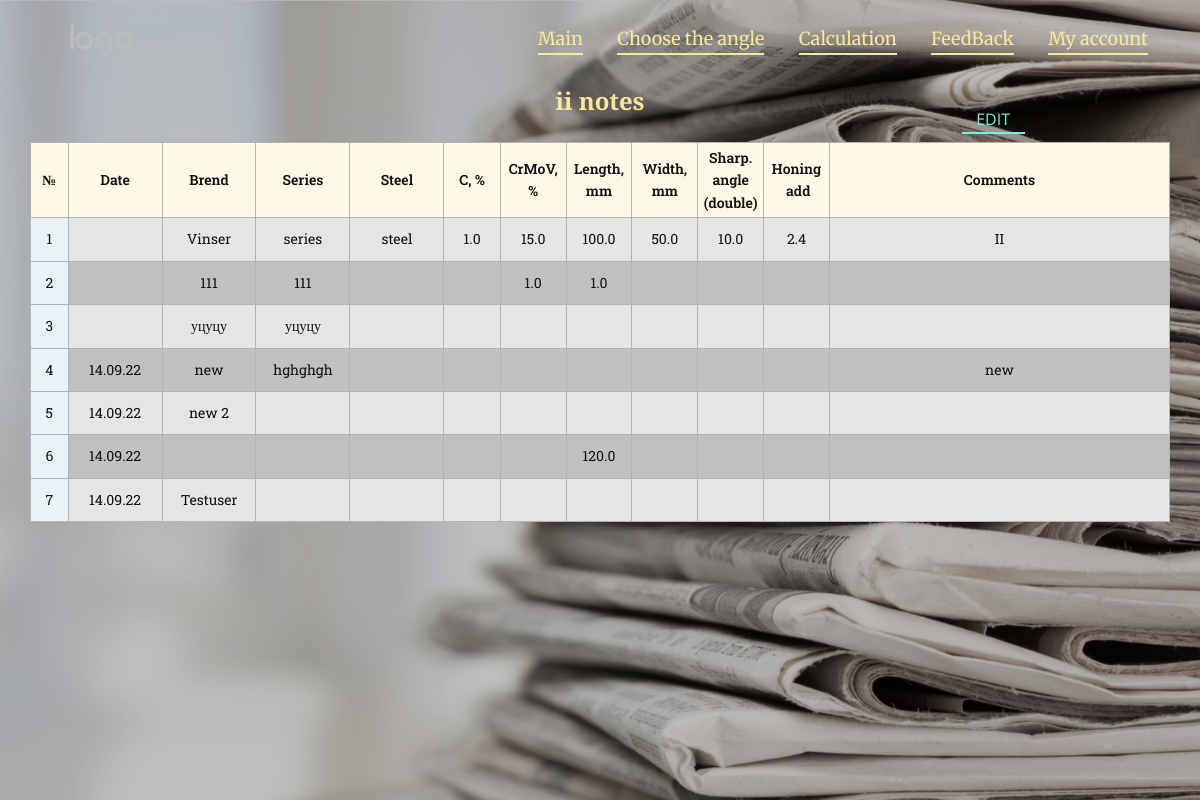
The page /account_table (signed in) on the database as committed earlier.
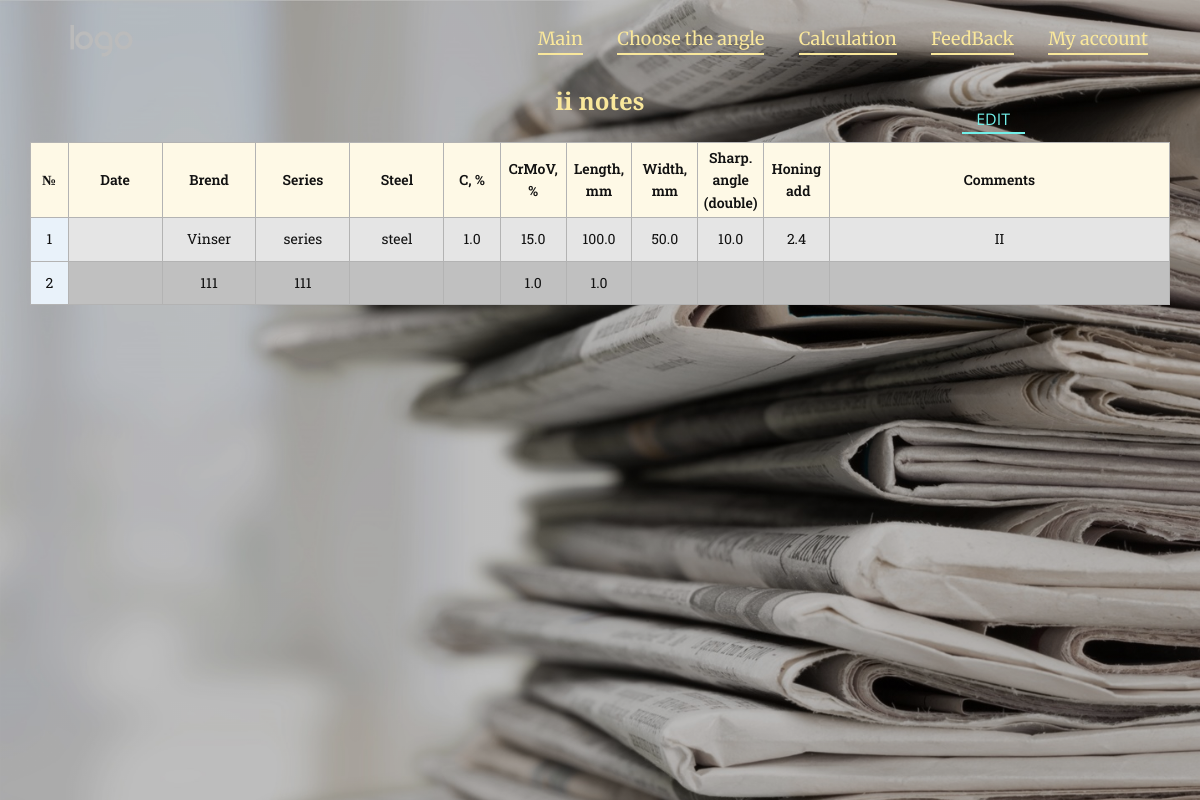
The same page on the database as committed later.
### stay_sharp/models.py (models this page shows, shortened)
class Account_table(models.Model):
    date = models.DateField(blank=True, null=True, auto_now_add=True,)
    brend = models.CharField(max_length=30, blank=True, null=True, default='')
    series = models.CharField(max_length=30, blank=True, null=True, default='')
    steel = models.CharField(max_length=20, blank=True, null=True, default='')
    carbon = models.FloatField(validators=[MinValueValidator(0), MaxValueValidator(6)], blank=True, null=True, default='')
    CrMoV = models.FloatField(validators=[MinValueValidator(0), MaxValueValidator(50)], blank=True, null=True, default='')
    length = models.FloatField(validators=[MinValueValidator(0), MaxValueValidator(500)], blank=True, null=True, default='')
    width = models.FloatField(validators=[MinValueValidator(0), MaxValueValidator(60)], blank=True, null=True, default='')
    grinding_angle = models.FloatField(validators=[MinValueValidator(0), MaxValueValidator(40)], blank=True, null=True, default='')
    honing_add = models.FloatField(blank=True, null=True, default='')
    comments = models.TextField(blank=True, null=True, default='')
    user = models.ForeignKey(settings.AUTH_USER_MODEL, on_delete=models.CASCADE, default=get_superuser)

### stay_sharp/views.py (the view)
# urls.py: path('account_table', views.Account_tableView.as_view(), name='account_table'),
class Account_tableView(TemplateView):
    template_name = 'Account-table.html'
    def get(self, request, *args, **kwargs):
        user = request.user
        if user and user.is_active:
            context = self.get_context_data(**kwargs)
            context['my_knifes'] = Account_table.objects.filter(user=user)
            return self.render_to_response(context)

### templates/Account-table.html (shortened to what this page needs)
{% extends 'Base.html' %}
{% load static %}
{% block static_main %}
    <link rel="stylesheet" href="{% static 'css/stay_sharp/Account-table.css' %}" media="screen">
{% endblock %}
{% block section1 %}
    <section
            class="skrollable u-align-center u-clearfix u-hidden-xs u-image u-lightbox u-parallax u-shading u-section-1"
            id="account_table" data-image-width="1435" data-image-height="1000">
        <div class="u-clearfix u-sheet u-sheet-1">
            <h4 class="u-text u-text-palette-3-light-2 u-text-1">{{ user.username }} notes</h4>
            <a href="{% url 'account_table_edit' %}"
               class="infinite u-active-none u-border-2 u-border-active-palette-4-light-2 u-border-hover-palette-2-base u-border-palette-4-light-1 u-btn u-button-style u-hover-none u-none u-text-active-palette-4-light-2 u-text-hover-palette-2-base u-text-palette-4-light-1 u-btn-1">Edit</a>
            <div class="u-align-left-md u-align-left-sm u-align-left-xs u-expanded-width-lg u-expanded-width-md u-expanded-width-sm u-expanded-width-xl u-expanded-width-xs u-table u-table-responsive u-table-1"
                 data-animation-name="" data-animation-duration="0" data-animation-delay="0"
                 data-animation-direction="">
                <table class="u-table-entity u-table-entity-1">
                    <colgroup>
                        <col width="3.3%">
                        <col width="8.25%">
                        <col width="8.25%">
                        <col width="8.25%">
                        <col width="8.25%">
                        <col width="4.95%">
                        <col width="5.78%">
                        <col width="5.78%">
                        <col width="5.78%">
                        <col width="5.78%">
                        <col width="5.78%">
                        <col width="33.17%">
                    </colgroup>
                    <thead class="u-align-center u-custom-font u-font-roboto-slab u-palette-3-light-3 u-table-header u-table-valign-middle u-table-header-1">
                    <tr style="height: 75px;">
                        <th class="u-border-1 u-border-grey-30 u-custom-font u-font-roboto-slab u-table-cell u-table-cell-1">
                            №
                        </th>
                        <th class="u-border-1 u-border-grey-30 u-custom-font u-font-roboto-slab u-table-cell u-table-cell-2">
                            Date
                        </th>
                        <th class="u-border-1 u-border-grey-30 u-custom-font u-font-roboto-slab u-table-cell u-table-cell-3">
                            Brend
                        </th>
                        <th class="u-border-1 u-border-grey-30 u-custom-font u-font-roboto-slab u-table-cell u-table-cell-4">
                            Series
                        </th>
                        <th class="u-border-1 u-border-grey-30 u-custom-font u-font-roboto-slab u-table-cell u-table-cell-5">
                            Steel
                        </th>
                        <th class="u-border-1 u-border-grey-30 u-custom-font u-font-roboto-slab u-table-cell u-table-cell-6">
                            C, %
                        </th>
                        <th class="u-border-1 u-border-grey-30 u-custom-font u-font-roboto-slab u-table-cell u-table-cell-7">
                            CrMoV, %
                        </th>
                        <th class="u-border-1 u-border-grey-30 u-custom-font u-font-roboto-slab u-table-cell u-table-cell-8">
                            Length, mm
                        </th>
                        <th class="u-border-1 u-border-grey-30 u-custom-font u-font-roboto-slab u-table-cell u-table-cell-9">
                            Width, mm
                        </th>
                        <th class="u-border-1 u-border-grey-30 u-custom-font u-font-roboto-slab u-table-cell u-table-cell-10">
                            Sharp. angle (double)
                        </th>
                        <th class="u-border-1 u-border-grey-30 u-custom-font u-font-roboto-slab u-table-cell u-table-cell-11">
                            Honing<br>&nbsp;add
                        </th>
                        <th class="u-border-1 u-border-grey-30 u-custom-font u-font-roboto-slab u-table-cell u-table-cell-12">
                            Comments
                        </th>
                    </tr>
                    </thead>
                    <tbody class="u-align-center u-custom-font u-font-roboto-slab u-grey-10 u-table-alt-grey-25 u-table-body u-table-body-1">
                    {% for my_knife in my_knifes %}
                        <tr style="height: 31px;">
                            <td class="u-border-1 u-border-grey-30 u-first-column u-palette-1-light-3 u-table-cell">{{ forloop.counter }}</td>
                            <td class="u-border-1 u-border-grey-30 u-table-cell">{{ my_knife.date|date:"j.m.y" }}</td>
                            <td class="u-border-1 u-border-grey-30 u-table-cell u-table-cell-15">{{ my_knife.brend|default_if_none:'' }}</td>
                            <td class="u-border-1 u-border-grey-30 u-table-cell u-table-cell-16">{{ my_knife.series|default_if_none:'' }}</td>
                            <td class="u-border-1 u-border-grey-30 u-table-cell u-table-cell-17">{{ my_knife.steel|default_if_none:'' }}</td>
                            <td class="u-border-1 u-border-grey-30 u-table-cell u-table-cell-18">{{ my_knife.carbon|default_if_none:'' }}</td>
                            <td class="u-border-1 u-border-grey-30 u-table-cell u-table-cell-19">{{ my_knife.CrMoV|default_if_none:'' }}</td>
                            <td class="u-border-1 u-border-grey-30 u-table-cell u-table-cell-20">{{ my_knife.length|default_if_none:'' }}</td>
                            <td class="u-border-1 u-border-grey-30 u-table-cell u-table-cell-21">{{ my_knife.width|default_if_none:'' }}</td>
                            <td class="u-border-1 u-border-grey-30 u-table-cell u-table-cell-22">{{ my_knife.grinding_angle|default_if_none:'' }}</td>
                            <td class="u-border-1 u-border-grey-30 u-table-cell u-table-cell-23">{{ my_knife.honing_add|default_if_none:'' }}</td>
                            <td class="u-border-1 u-border-grey-30 u-table-cell u-table-cell-24">{{ my_knife.comments|default_if_none:'' }}</td>
                        </tr>
                    {% endfor %}
                    </tbody>
                </table>
            </div>
        </div>
    </section>
{% endblock %}

### templates/Base.html (shortened to what this page needs)
{% load static %}
<!DOCTYPE html>
<html style="font-size: 16px;" lang="ru">
<head>
    <link rel="stylesheet" href="{% static 'css/stay_sharp/nicepage.css' %}" media="screen">
    {% block static_main %}{% endblock %}
</head>
<body class="u-body u-overlap u-overlap-contrast u-xxl-mode" data-lang="ru">
<header class="u-clearfix u-header u-sticky u-sticky-0046 u-header" id="section1-1">
    <div class="u-clearfix u-sheet u-sheet-1">
        <a href="https://nicepage.com" class="u-image u-logo u-image-1">
            <img src="{% static 'images/stay_sharp/default-logo.png' %}" class="u-logo-image u-logo-image-1">
        </a>
        <nav class="u-menu u-menu-dropdown u-offcanvas u-menu-1" data-responsive-from="MD">
            <div class="u-custom-menu u-nav-container">
                <ul class="u-custom-font u-font-merriweather u-nav u-spacing-30 u-unstyled u-nav-1">
                    <li class="u-nav-item"><a
                            class="u-border-2 u-border-active-palette-4-light-1 u-border-hover-palette-4-light-1 u-border-no-left u-border-no-right u-border-no-top u-border-palette-3-light-2 u-button-style u-nav-link u-text-active-palette-4-light-1 u-text-hover-palette-4-light-1 u-text-palette-3-light-2"
                            href="{% url 'main' %}" style="padding: 5px 0px;">Main</a>
                    </li>
                    <li class="u-nav-item"><a
                            class="u-border-2 u-border-active-palette-4-light-1 u-border-hover-palette-4-light-1 u-border-no-left u-border-no-right u-border-no-top u-border-palette-3-light-2 u-button-style u-nav-link u-text-active-palette-4-light-1 u-text-hover-palette-4-light-1 u-text-palette-3-light-2"
                            href="{% url 'choose_the_angle' %}" style="padding: 5px 0px;">Choose the angle</a>
                    </li>
                    <li class="u-nav-item"><a
                            class="u-border-2 u-border-active-palette-4-light-1 u-border-hover-palette-4-light-1 u-border-no-left u-border-no-right u-border-no-top u-border-palette-3-light-2 u-button-style u-nav-link u-text-active-palette-4-light-1 u-text-hover-palette-4-light-1 u-text-palette-3-light-2"
                            href="{% url 'calculation' %}" style="padding: 5px 0px;">Calculation</a>
                    </li>
                    <li class="u-nav-item"><a
                            class="u-border-2 u-border-active-palette-4-light-1 u-border-hover-palette-4-light-1 u-border-no-left u-border-no-right u-border-no-top u-border-palette-3-light-2 u-button-style u-nav-link u-text-active-palette-4-light-1 u-text-hover-palette-4-light-1 u-text-palette-3-light-2"
                            href="{% url 'calculation' %}#feedback" style="padding: 5px 0px;">FeedBack</a>
                    </li>
                    {% if user.is_authenticated %}
                        <li class="u-nav-item"><a
                            class="u-border-2 u-border-active-palette-4-light-1 u-border-hover-palette-4-light-1 u-border-no-left u-border-no-right u-border-no-top u-border-palette-3-light-2 u-button-style u-nav-link u-text-active-palette-4-light-1 u-text-hover-palette-4-light-1 u-text-palette-3-light-2"
                                style="padding: 5px 0px;">My account</a>
                        </li>
                    {% endif %}
                </ul>
            </div>
        </nav>
    </div>
</header>
{% block section1 %}{% endblock %}

### static/css/stay_sharp/Account-table.css (style rules this page uses)
.u-section-1 { background-image: linear-gradient(0deg, rgba(0,0,0,0.25), rgba(0,0,0,0.25)), url("/static/images/stay_sharp/317024594-01.jpeg"); }
.u-section-1 .u-sheet-1 { min-height: 100vh; }
.u-section-1 .u-text-1 { font-weight: 700; width: 259px; margin: 92px auto 0; }
.u-section-1 .u-btn-1 { border-style: none none solid; text-transform: uppercase; font-weight: normal; margin: -10px 145px 0 auto; padding: 0 15px 0 14px; }
.u-section-1 .u-table-1 { background-image: none; width: 1217px; margin: 10px auto 60px 0; }
.u-section-1 .u-table-entity-1 { min-height: 100px; }
.u-section-1 .u-table-header-1 { background-image: none; font-size: 0.875rem; font-weight: 600; }
.u-section-1 .u-table-cell-1 { font-weight: 600; padding: 0 2px; }
.u-section-1 .u-table-cell-2 { font-weight: 600; padding: 0 2px; }
.u-section-1 .u-table-cell-3 { font-weight: 600; padding: 0 2px; }
.u-section-1 .u-table-cell-4 { font-weight: 600; padding: 0 2px; }
.u-section-1 .u-table-cell-5 { font-weight: 600; padding: 0 2px; }
.u-section-1 .u-table-cell-6 { font-weight: 600; padding: 0 2px; }
.u-section-1 .u-table-cell-7 { font-weight: 600; padding: 0 2px; }
.u-section-1 .u-table-cell-8 { font-weight: 600; padding: 0 2px; }
.u-section-1 .u-table-cell-9 { font-weight: 600; padding: 0 2px; }
.u-section-1 .u-table-cell-10 { font-weight: 600; padding: 0 2px; }
.u-section-1 .u-table-cell-11 { font-weight: 600; padding: 0 2px; }
.u-section-1 .u-table-cell-12 { font-weight: 600; padding: 0 2px; }
.u-section-1 .u-table-body-1 { background-image: none; font-size: 0.875rem; }
.u-section-1 .u-table-cell-15 { padding: 0 2px; }
.u-section-1 .u-table-cell-16 { padding: 0 2px; }
.u-section-1 .u-table-cell-17 { padding: 0 2px; }
.u-section-1 .u-table-cell-18 { padding: 0 2px; }
.u-section-1 .u-table-cell-19 { padding: 0 2px; }
.u-section-1 .u-table-cell-20 { padding: 0 2px; }
.u-section-1 .u-table-cell-21 { padding: 0 2px; }
.u-section-1 .u-table-cell-22 { padding: 0 2px; }
.u-section-1 .u-table-cell-23 { padding: 0 2px; }
.u-section-1 .u-table-cell-24 { padding: 0 2px; }
@media (max-width: 1399px) { .u-section-1 { background-position: 50% 50%; } }
@media (max-width: 1399px) { .u-section-1 .u-text-1 { width: 411px; margin-top: 87px; } }
@media (max-width: 1399px) { .u-section-1 .u-btn-1 { margin-top: -9px; --animation-custom_in-rotate: 180deg; --animation-custom_in-scale: 1; } }
@media (max-width: 1399px) { .u-section-1 .u-table-1 { margin-top: 8px; margin-right: initial; margin-left: initial; width: auto; } }
@media (max-width: 1399px) { .u-section-1 .u-table-body-1 { font-weight: normal; } }

Rows that differ between the two databases and show on the page:
removed Account_table: brend "уцуцу", series "уцуцу"
removed Account_table: date "14.09.22", brend "new", series "hghghgh", comments "new"
removed Account_table: date "14.09.22", brend "new 2"
removed Account_table: date "14.09.22", length "120.0"
removed Account_table: date "14.09.22", brend "Testuser"
